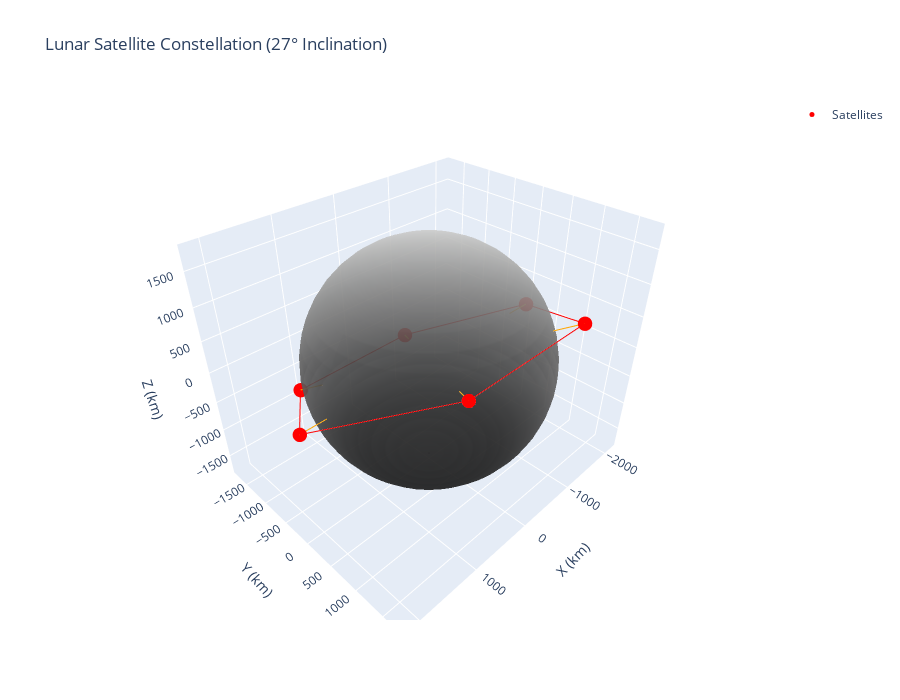

Write notebook code for a chart like this one.
### Code cell
import numpy as np
import math
import plotly.graph_objects as go

# Constants
moon_radius = 1737.4  # km
altitude = 400        # km
inclination_deg = 27  # degrees
max_fov = 90          # degrees
mu = 4905             # km^3/s^2

# Satellite calculation helpers
def half_angle_coverage(altitude):
    return math.degrees(math.acos(moon_radius / (moon_radius + altitude)))

def adjusted_fov(altitude):
    half_angle = half_angle_coverage(altitude)
    return min(max_fov, half_angle * 2)

def satellites_per_plane(altitude):
    adj_fov = adjusted_fov(altitude)
    return math.ceil(360 / adj_fov)

# Satellite geometry
num_sats = satellites_per_plane(altitude)
r_orbit = moon_radius + altitude
theta = np.linspace(0, 2 * np.pi, num_sats, endpoint=False)
incl_rad = np.radians(inclination_deg)

x_sats = r_orbit * np.cos(theta)
y_sats = r_orbit * np.sin(theta) * np.cos(incl_rad)
z_sats = r_orbit * np.sin(theta) * np.sin(incl_rad)

x_cones = moon_radius * np.cos(theta)
y_cones = moon_radius * np.sin(theta) * np.cos(incl_rad)
z_cones = moon_radius * np.sin(theta) * np.sin(incl_rad)

# Create the figure
fig = go.Figure()

# Moon sphere
u, v = np.mgrid[0:2*np.pi:50j, 0:np.pi:25j]
x_moon = moon_radius * np.cos(u) * np.sin(v)
y_moon = moon_radius * np.sin(u) * np.sin(v)
z_moon = moon_radius * np.cos(v)
fig.add_trace(go.Surface(x=x_moon, y=y_moon, z=z_moon, colorscale='gray', opacity=0.7, showscale=False))

# Satellite positions
fig.add_trace(go.Scatter3d(x=x_sats, y=y_sats, z=z_sats,
                           mode='markers',
                           marker=dict(size=5, color='red'),
                           name='Satellites'))

# Cone lines
for i in range(num_sats):
    fig.add_trace(go.Scatter3d(
        x=[x_sats[i], x_cones[i]],
        y=[y_sats[i], y_cones[i]],
        z=[z_sats[i], z_cones[i]],
        mode='lines',
        line=dict(color='orange', width=2),
        showlegend=False
    ))

# Inter-satellite links
for i in range(num_sats):
    j = (i + 1) % num_sats
    fig.add_trace(go.Scatter3d(
        x=[x_sats[i], x_sats[j]],
        y=[y_sats[i], y_sats[j]],
        z=[z_sats[i], z_sats[j]],
        mode='lines',
        line=dict(color='red', width=2),
        showlegend=False
    ))

# Layout
fig.update_layout(
    scene=dict(
        xaxis_title='X (km)',
        yaxis_title='Y (km)',
        zaxis_title='Z (km)',
        aspectmode='data'
    ),
    title='Lunar Satellite Constellation (27° Inclination)',
    showlegend=True,
    width=900,
    height=700
)

fig.show()

### Figure 1 — Plotly figure (JSON) as saved in the notebook; plotly's stock layout.template omitted (floating-point values rounded to 4 significant figures; data arrays with more than 128 entries replaced by an {"elided": "..."} marker saying what was removed)
{"data": [{"colorscale": [[0, "rgb(0, 0, 0)"], [0.09091, "rgb(16, 16, 16)"], [0.1818, "rgb(38, 38, 38)"], [0.2727, "rgb(59, 59, 59)"], [0.3636, "rgb(81, 80, 80)"], [0.4545, "rgb(102, 101, 101)"], [0.5455, "rgb(124, 123, 122)"], [0.6364, "rgb(146, 146, 145)"], [0.7273, "rgb(171, 171, 170)"], [0.8182, "rgb(197, 197, 195)"], [0.9091, "rgb(224, 224, 223)"], [1, "rgb(254, 254, 253)"]], "opacity": 0.7, "showscale": false, "type": "surface", "x": {"elided": "50x25 float values"}, "y": {"elided": "50x25 float values"}, "z": {"elided": "50x25 float values"}}, {"marker": {"color": "red", "size": 5}, "mode": "markers", "name": "Satellites", "type": "scatter3d", "x": [2137.0, 1069.0, -1069.0, -2137.0, -1069.0, 1069.0], "y": [0.0, 1649.0, 1649.0, 2.332e-13, -1649.0, -1649.0], "z": [0.0, 840.4, 840.4, 1.188e-13, -840.4, -840.4]}, {"line": {"color": "orange", "width": 2}, "mode": "lines", "showlegend": false, "type": "scatter3d", "x": [2137.0, 1737.0], "y": [0, 0], "z": [0, 0]}, {"line": {"color": "orange", "width": 2}, "mode": "lines", "showlegend": false, "type": "scatter3d", "x": [1069.0, 868.7], "y": [1649.0, 1341.0], "z": [840.4, 683.1]}, {"line": {"color": "orange", "width": 2}, "mode": "lines", "showlegend": false, "type": "scatter3d", "x": [-1069.0, -868.7], "y": [1649.0, 1341.0], "z": [840.4, 683.1]}, {"line": {"color": "orange", "width": 2}, "mode": "lines", "showlegend": false, "type": "scatter3d", "x": [-2137.0, -1737.0], "y": [2.332e-13, 1.896e-13], "z": [1.188e-13, 9.66e-14]}, {"line": {"color": "orange", "width": 2}, "mode": "lines", "showlegend": false, "type": "scatter3d", "x": [-1069.0, -868.7], "y": [-1649.0, -1341.0], "z": [-840.4, -683.1]}, {"line": {"color": "orange", "width": 2}, "mode": "lines", "showlegend": false, "type": "scatter3d", "x": [1069.0, 868.7], "y": [-1649.0, -1341.0], "z": [-840.4, -683.1]}, {"line": {"color": "red", "width": 2}, "mode": "lines", "showlegend": false, "type": "scatter3d", "x": [2137.0, 1069.0], "y": [0, 1649.0], "z": [0, 840.4]}, {"line": {"color": "red", "width": 2}, "mode": "lines", "showlegend": false, "type": "scatter3d", "x": [1069.0, -1069.0], "y": [1649.0, 1649.0], "z": [840.4, 840.4]}, {"line": {"color": "red", "width": 2}, "mode": "lines", "showlegend": false, "type": "scatter3d", "x": [-1069.0, -2137.0], "y": [1649.0, 2.332e-13], "z": [840.4, 1.188e-13]}, {"line": {"color": "red", "width": 2}, "mode": "lines", "showlegend": false, "type": "scatter3d", "x": [-2137.0, -1069.0], "y": [2.332e-13, -1649.0], "z": [1.188e-13, -840.4]}, {"line": {"color": "red", "width": 2}, "mode": "lines", "showlegend": false, "type": "scatter3d", "x": [-1069.0, 1069.0], "y": [-1649.0, -1649.0], "z": [-840.4, -840.4]}, {"line": {"color": "red", "width": 2}, "mode": "lines", "showlegend": false, "type": "scatter3d", "x": [1069.0, 2137.0], "y": [-1649.0, 0], "z": [-840.4, 0]}], "layout": {"height": 700, "scene": {"aspectmode": "data", "xaxis": {"title": {"text": "X (km)"}}, "yaxis": {"title": {"text": "Y (km)"}}, "zaxis": {"title": {"text": "Z (km)"}}}, "showlegend": true, "title": {"text": "Lunar Satellite Constellation (27° Inclination)"}, "width": 900}}
